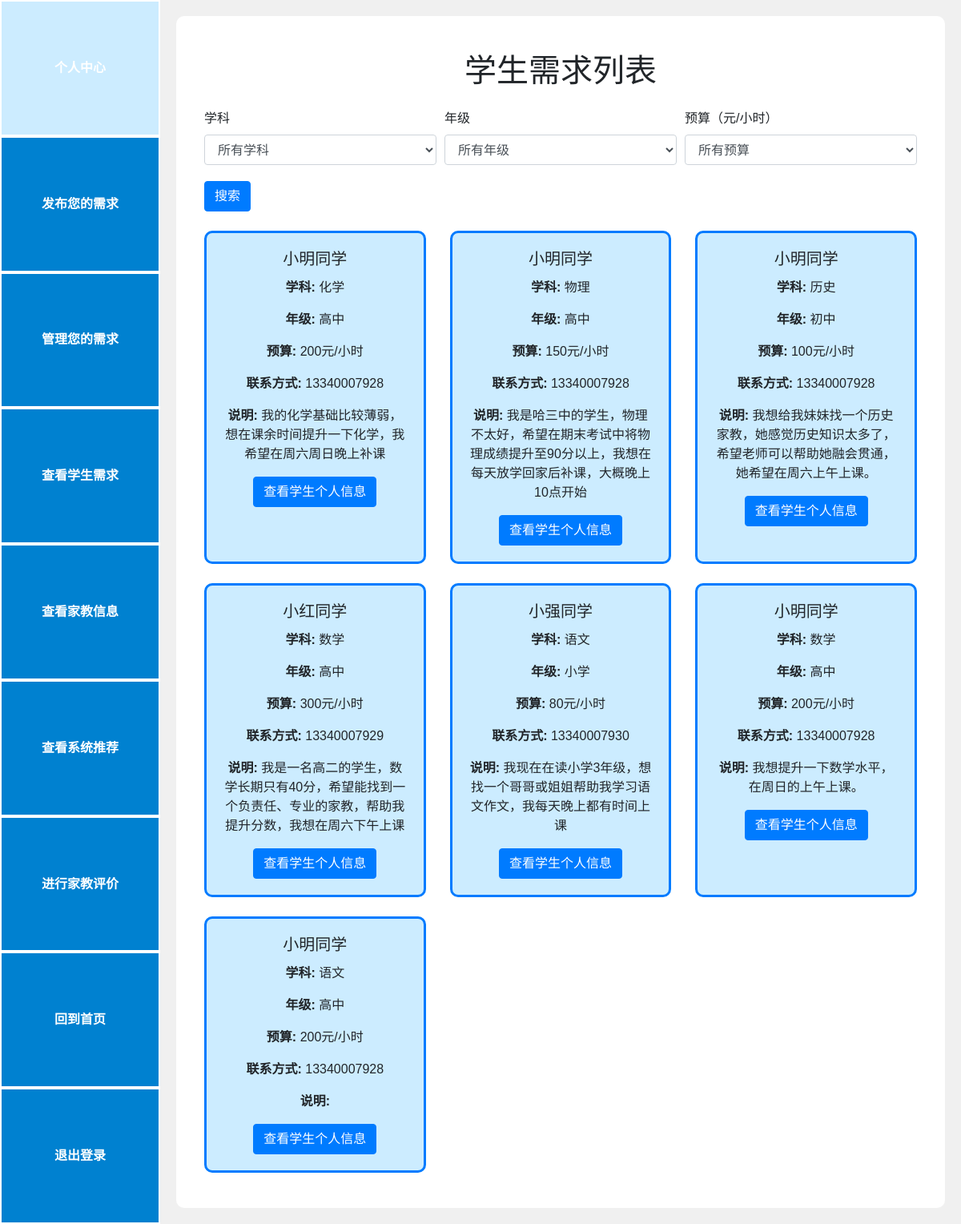
Page /students (signed in) on the committed database.
### models.py (models this page shows)
class StudentRequest(db.Model):
    id = db.Column(db.Integer, primary_key=True)
    user_id = db.Column(db.Integer, db.ForeignKey('user.id'), nullable=False)
    name = db.Column(db.String(80), nullable=False)
    subject = db.Column(db.String(80), nullable=False)
    grade = db.Column(db.String(80), nullable=False)
    time = db.Column(db.String(80), nullable=True)
    budget = db.Column(db.String(80), nullable=False)
    phoneNumber = db.Column(db.String(20), unique=False, nullable=False)
    information = db.Column(db.Text, unique=False, nullable=False)

### app.py (the view, shortened to what this page needs)
@app.route('/students')
def students():
    subject = request.args.get('subject')
    grade = request.args.get('grade')
    budget = request.args.get('budget')
    query = StudentRequest.query
    if subject:
        query = query.filter(StudentRequest.subject == subject)
    if grade:
        query = query.filter(StudentRequest.grade == grade)
    student_requests = query.all()
    return render_template('students.html', students=student_requests, user=g.user)

### app.py (called while the page is built)
@app.before_request
def create_tables():
    if not hasattr(g, 'first_request'):  # 保证该函数只在第一次访问时执行
        g.first_request = True
        db.create_all()  # 创建所有在模型中定义的数据库表格

@app.before_request
def before_request():
    g.user = None
    if 'user_id' in session:
        g.user = User.query.get(session['user_id'])

### templates/students.html (shortened to what this page needs)
{% if user.role == 'tutor' %}
    {% extends "base_tutor.html" %}
{% else %}
    {% extends "base_student.html" %}
{% endif %}
{% block content %}
<div class="container mt-4">
    <h1 class="mb-4" style="text-align: center;">学生需求列表</h1>
    <form method="GET" action="{{ url_for('students') }}" class="mb-4">
        <div class="form-row">
            <div class="form-group col-md-4">
                <label for="subject">学科</label>
                <select id="subject" name="subject" class="form-control">
                    <option value="">所有学科</option>
                </select>
            </div>
            <div class="form-group col-md-4">
                <label for="grade">年级</label>
                <select id="grade" name="grade" class="form-control">
                    <option value="">所有年级</option>
                </select>
            </div>
            <div class="form-group col-md-4">
                <label for="budget">预算（元/小时）</label>
                <select id="budget" name="budget" class="form-control">
                    <option value="">所有预算</option>
                </select>
            </div>
        </div>
        <button type="submit" class="btn btn-primary">搜索</button>
    </form>
    <div class="row">
        {% for student in students %}
        <div class="col-md-4 mb-4">
            <div class="card h-100">
                <div class="card-body">
                    <h5 class="card-title" style="text-align: center;">{{ student.name }}同学</h5>
                    <p class="card-text" style="text-align: center;"><strong>学科: </strong> {{ student.subject }}</p>
                    <p class="card-text" style="text-align: center;"><strong>年级: </strong>{{ student.grade }}</p>
                    <p class="card-text" style="text-align: center;"><strong>预算:</strong> {{ student.budget }}元/小时</p>
                    <p class="card-text" style="text-align: center;"><strong>联系方式: </strong>{{ student.phoneNumber }}</p>
                    <p class="card-text" style="text-align: center;"><strong>说明: </strong>{{ student.information }}</p>
                    <div class="text-center">
                        <a href="{{ url_for('student_profile', user_id=student.user_id) }}" class="btn btn-primary">查看学生个人信息</a>
                    </div>
                </div>
            </div>
        </div>
        {% endfor %}
    </div>
</div>
{% endblock %}

### templates/base_student.html (style rules this page uses)
body { font-family: Arial, sans-serif; display: flex; height: 100vh; margin: 0; background-color: #f0f0f0; background-attachment: fixed; }

### templates/students.html (style rules this page uses)
.card { background-color: #CCECFF; border: 3px solid #007BFF; border-radius: 10px; }
.form-group { margin-bottom: 20px; }

### rows in the picture
StudentRequest: name "小明", subject "化学", grade "高中", budget "200", phoneNumber "13340007928", information "我的化学基础比较薄弱，想在课余时间提升一下化学，我希望在周六周日晚上补课"
StudentRequest: name "小明", subject "物理", grade "高中", budget "150", phoneNumber "13340007928", information "我是哈三中的学生，物理不太好，希望在期末考试中将物理成绩提升至90分以上，我想在每天放学回家后补课，大概晚上10点开始"
StudentRequest: name "小明", subject "历史", grade "初中", budget "100", phoneNumber "13340007928", information "我想给我妹妹找一个历史家教，她感觉历史知识太多了，希望老师可以帮助她融会贯通，她希望在周六上午上课。"
StudentRequest: name "小红", subject "数学", grade "高中", budget "300", phoneNumber "13340007929", information "我是一名高二的学生，数学长期只有40分，希望能找到一个负责任、专业的家教，帮助我提升分数，我想在周六下午上课"
StudentRequest: name "小强", subject "语文", grade "小学", budget "80", phoneNumber "13340007930", information "我现在在读小学3年级，想找一个哥哥或姐姐帮助我学习语文作文，我每天晚上都有时间上课"
StudentRequest: name "小明", subject "数学", grade "高中", budget "200", phoneNumber "13340007928", information "我想提升一下数学水平，在周日的上午上课。"
StudentRequest: name "小明", subject "语文", grade "高中", budget "200", phoneNumber "13340007928"
